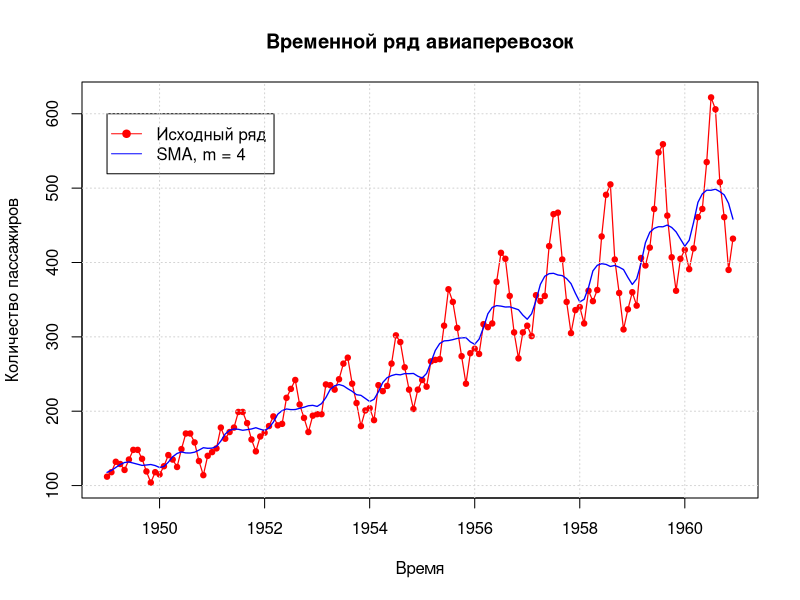
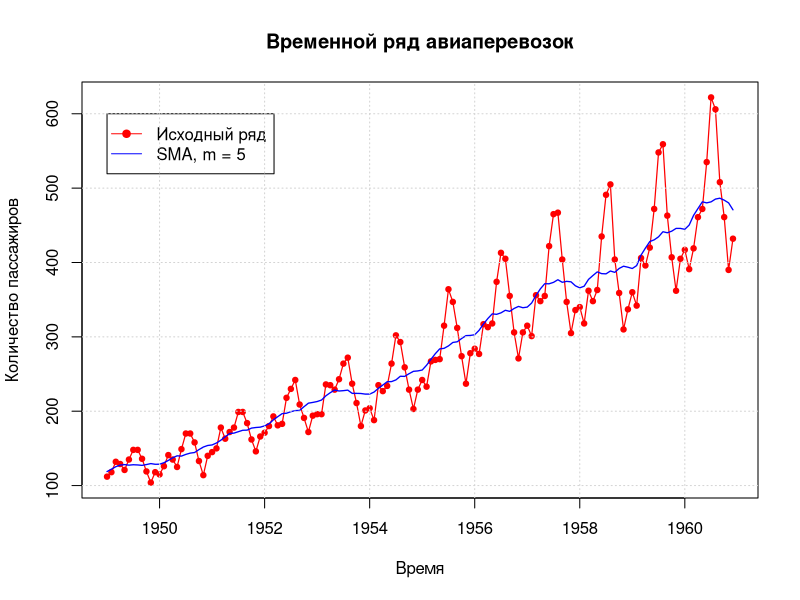
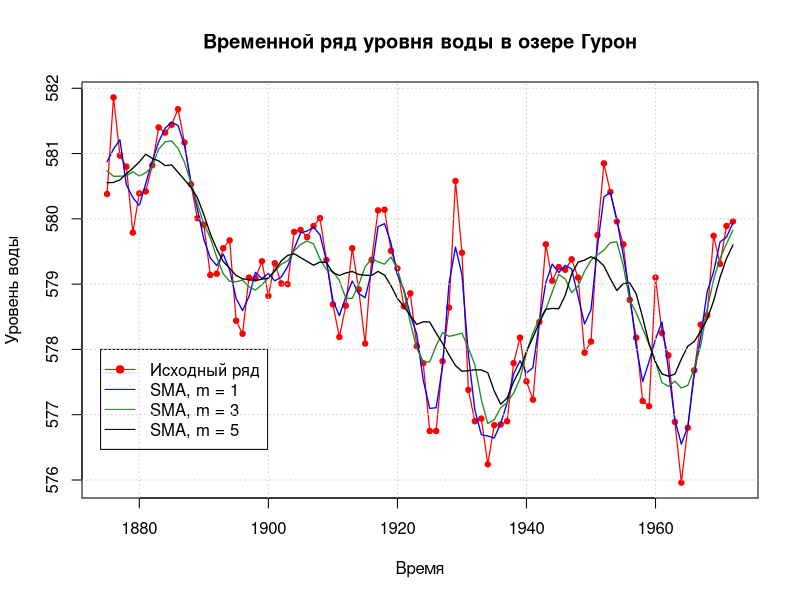
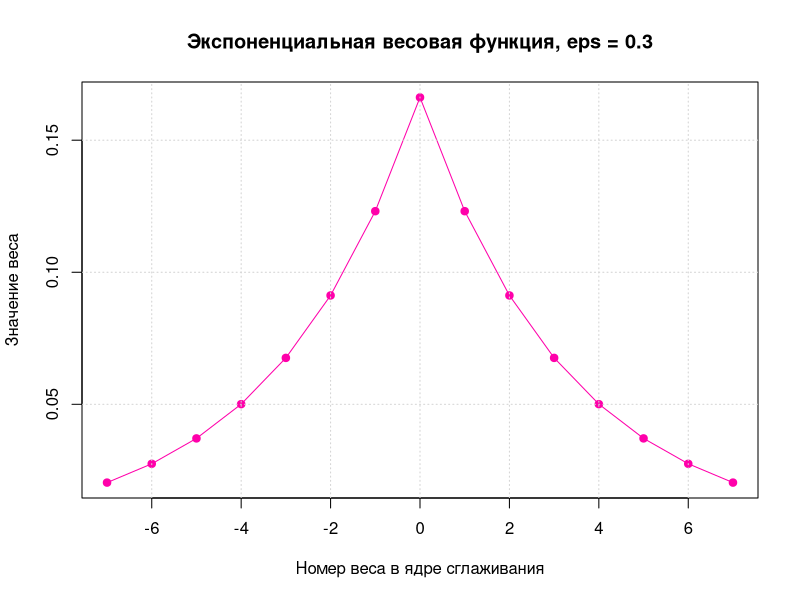
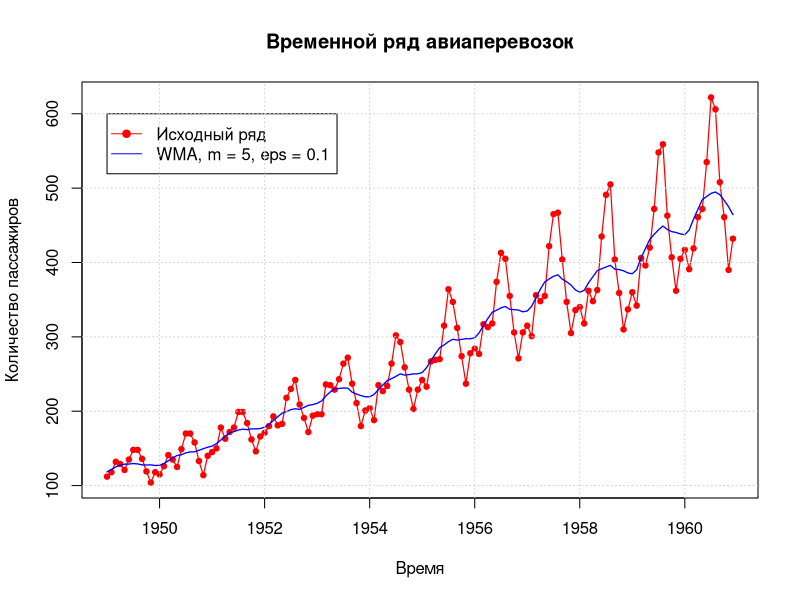
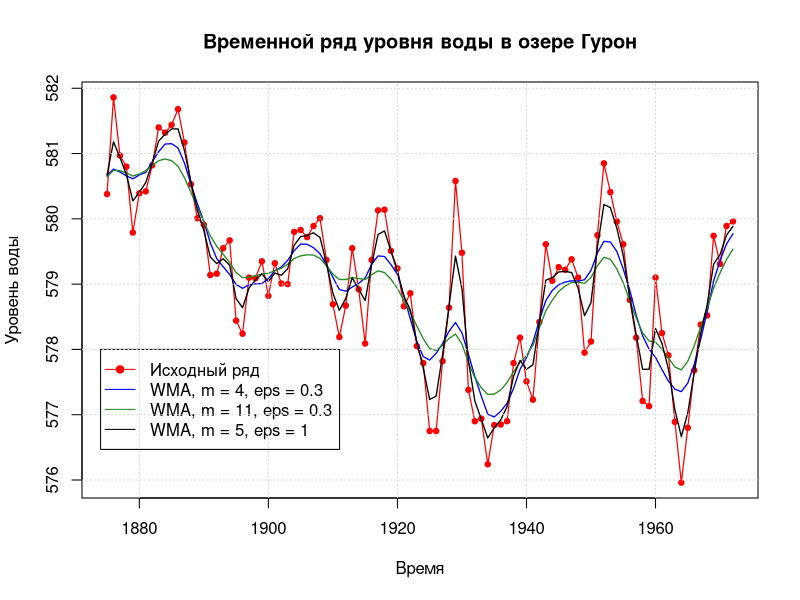
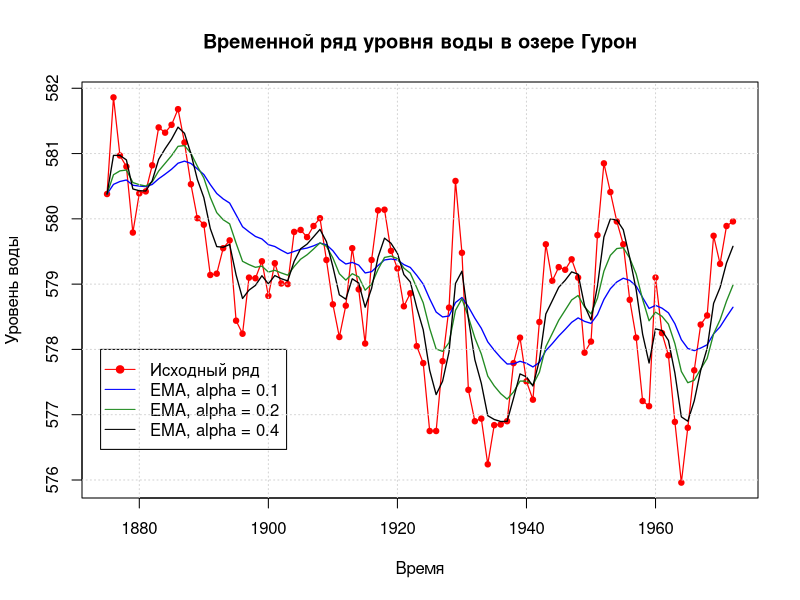
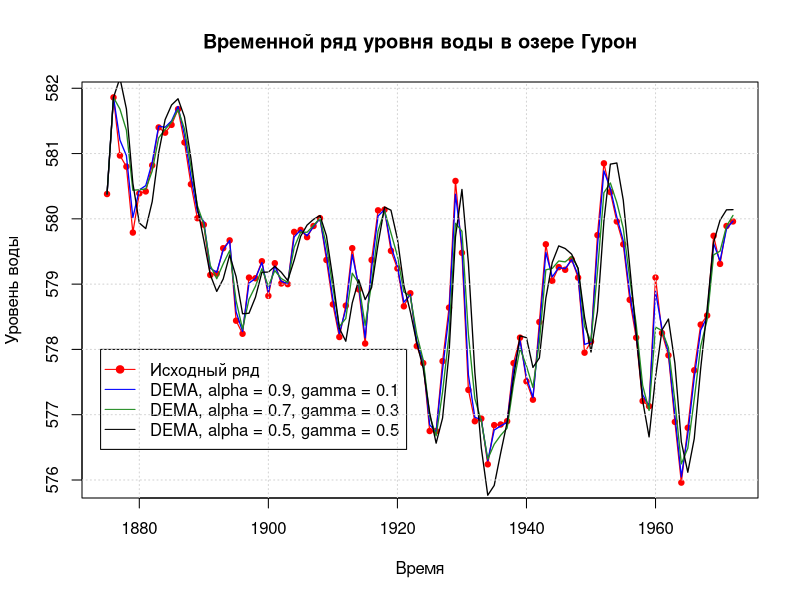

These charts were generated, in order, by the following R code:
## ---- chunk 1
knitr::opts_chunk$set(echo = FALSE, dev="cairo_pdf", dpi = 500, out.width="60%", fig.align='center')
library(dplyr)
library(stringr)
library(ggplot2)
library(GGally)
## ---- chunk 2
SMA <- function(series, width=3, weights=NA) {
  if (width < 0) {
    width <- 1
  }
  
  if (width %% 2 == 0) {
    width <- width + 1
  }
  
  if (any(is.na(weights))) {
    weights <- rep(1/width, width)
  }
  
  n <- length(series)
  new_data <- numeric(length = n - width + 1)
  for (i in (1 + (width - 1) / 2):(n - (width - 1) / 2)) {
    new_data[i - (width - 1) / 2] <- sum(series[(i - (width - 1) / 2):(i + (width - 1) / 2)] * weights)
  }
  return(new_data)
}
## ---- chunk 3
SMA_smooth <- function(data_frame, col, w = 3, pad = 1, weights = NA, name="WMA") {
  if (w > nrow(data_frame)) {
    cat("\nwindow size greater than number of values, window size set to maximum_possible")
    w <- nrow(data_frame)
  }
  
  if (pad < 0) {
    pad <- 0
  }
  
  if (pad > floor(w/2)) {
    pad <- floor(w/2)
  }
  
  if (any(is.na(weights))) {
    name <- "SMA"
  }
  
  padded_ts <- data_frame[, col]
  padded_ts <- c(rep(padded_ts[1], pad), 
                 padded_ts, 
                 rep(padded_ts[nrow(data_frame)], pad))
  
  smoothed_ts <- SMA(padded_ts, w, weights)
  data_frame[, paste0(col, "_smoothed_", name)] <- smoothed_ts
  return(data_frame)
}
## ---- chunk 4
df <- data.frame(time = as.numeric(time(AirPassengers)), flights = as.numeric(AirPassengers))
df <- SMA_smooth(df, "flights", 9, 4)

plot(df$time, df$flights, type = "o", pch = 19, col = "red", cex = I(0.7), lwd = I(1.2), 
     main = "Временной ряд авиаперевозок",
     xlab = "Время",
     ylab = "Количество пассажиров")
lines(df$time, df$flights_smoothed_SMA, col = "blue", lwd = I(1.3))
legend(x = 1949, y = 600, 
       legend = c("Исходный ряд", "SMA, m = 4"),
       col = c("red", "blue"),
       pch = c(19, -1),
       lty = c(1, 1))
grid()
## ---- chunk 5
df <- data.frame(time = as.numeric(time(AirPassengers)), flights = as.numeric(AirPassengers))
df <- SMA_smooth(df, "flights", 11, 5)

plot(df$time, df$flights, type = "o", pch = 19, col = "red", cex = I(0.7), lwd = I(1.2), 
     main = "Временной ряд авиаперевозок",
     xlab = "Время",
     ylab = "Количество пассажиров")
lines(df$time, df$flights_smoothed_SMA, col = "blue", lwd = I(1.3))
legend(x = 1949, y = 600, 
       legend = c("Исходный ряд", "SMA, m = 5"),
       col = c("red", "blue"),
       pch = c(19, -1),
       lty = c(1, 1))
grid()
## ---- chunk 6
df_huron <- data.frame(time = as.numeric(time(LakeHuron)), height = as.numeric(LakeHuron))

plot(df_huron$time, df_huron$height, type = "o", pch = 19, col = "red", cex = I(0.7), lwd = I(1.2), 
     main = "Временной ряд уровня воды в озере Гурон",
     xlab = "Время",
     ylab = "Уровень воды")
df_huron <- SMA_smooth(df_huron, "height", 3, 1)
lines(df_huron$time, df_huron$height_smoothed_SMA, col = "blue", lwd = I(1.3))
df_huron <- SMA_smooth(df_huron, "height", 7, 3)
lines(df_huron$time, df_huron$height_smoothed_SMA, col = "forestgreen", lwd = I(1.3))
df_huron <- SMA_smooth(df_huron, "height", 11, 5)
lines(df_huron$time, df_huron$height_smoothed_SMA, col = "black", lwd = I(1.3))
legend(x = 1874, y = 578, 
       legend = c("Исходный ряд", "SMA, m = 1", "SMA, m = 3", "SMA, m = 5"),
       col = c("red", "blue", "forestgreen", "black"),
       pch = c(19, -1, -1, -1),
       lty = c(1, 1, 1, 1))
grid()
## ---- chunk 7
exponential_weights <- function(eps, w) {
  weights <- eps * exp(-eps * abs(-((w-1)/2):((w-1)/2)))
  return(weights / sum(weights))
}
## ---- chunk 8
plot(x = -7:7, y = exponential_weights(0.3, w = 15), type ="o", pch = 19, 
     main = "Экспоненциальная весовая функция, eps = 0.3",
     xlab = "Номер веса в ядре сглаживания",
     ylab = "Значение веса", col = "#FF00AA")
grid()
## ---- chunk 9
df <- SMA_smooth(df, "flights", 11, 5, weights=exponential_weights(0.1, 11))

plot(df$time, df$flights, type = "o", pch = 19, col = "red", cex = I(0.7), lwd = I(1.2), 
     main = "Временной ряд авиаперевозок",
     xlab = "Время",
     ylab = "Количество пассажиров")
lines(df$time, df$flights_smoothed_WMA, col = "blue", lwd = I(1.3))
legend(x = 1949, y = 600, 
       legend = c("Исходный ряд", "WMA, m = 5, eps = 0.1"),
       col = c("red", "blue"),
       pch = c(19, -1, -1),
       lty = c(1, 1, 1))
grid()
## ---- chunk 10
df_huron <- data.frame(time = as.numeric(time(LakeHuron)), height = as.numeric(LakeHuron))

plot(df_huron$time, df_huron$height, type = "o", pch = 19, col = "red", cex = I(0.7), lwd = I(1.2), 
     main = "Временной ряд уровня воды в озере Гурон",
     xlab = "Время",
     ylab = "Уровень воды")
df_huron <- SMA_smooth(df_huron, "height", 9, 4, exponential_weights(eps=0.3, 9))
lines(df_huron$time, df_huron$height_smoothed_WMA, col = "blue", lwd = I(1.3))
df_huron <- SMA_smooth(df_huron, "height", 21, 11, exponential_weights(eps=0.3, 21))
lines(df_huron$time, df_huron$height_smoothed_WMA, col = "forestgreen", lwd = I(1.3))
df_huron <- SMA_smooth(df_huron, "height", 11, 5, exponential_weights(eps=1, 11))
lines(df_huron$time, df_huron$height_smoothed_WMA, col = "black", lwd = I(1.3))
legend(x = 1874, y = 578, 
       legend = c("Исходный ряд", 
                  "WMA, m = 4, eps = 0.3",
                  "WMA, m = 11, eps = 0.3",
                  "WMA, m = 5, eps = 1"),
       col = c("red", 
               "blue",
               "forestgreen",
               "black"),
       pch = c(19, -1, -1, -1),
       lty = c(1, 1, 1, 1))
grid()
## ---- chunk 11
EMA <- function(data_frame, col, alpha = 0.1) {
  ts <- data_frame[, col]
  for (i in 2:length(ts)) {
    ts[i] = ts[i - 1] + alpha * (ts[i] - ts[i - 1])
  }
  data_frame[, paste0(col, "_smoothed_EXP")] <- ts
  return(data_frame)
}
## ---- chunk 12
df_huron <- data.frame(time = as.numeric(time(LakeHuron)), height = as.numeric(LakeHuron))

plot(df_huron$time, df_huron$height, type = "o", pch = 19, col = "red", cex = I(0.7), lwd = I(1.2), 
     main = "Временной ряд уровня воды в озере Гурон",
     xlab = "Время",
     ylab = "Уровень воды")
df_huron <- EMA(df_huron, "height", 0.1)
lines(df_huron$time, df_huron$height_smoothed_EXP, col = "blue", lwd = I(1.3))
df_huron <- EMA(df_huron, "height", 0.2)
lines(df_huron$time, df_huron$height_smoothed_EXP, col = "forestgreen", lwd = I(1.3))
df_huron <- EMA(df_huron, "height", 0.4)
lines(df_huron$time, df_huron$height_smoothed_EXP, col = "black", lwd = I(1.3))
legend(x = 1874, y = 578, 
       legend = c("Исходный ряд", 
                  "EMA, alpha = 0.1",
                  "EMA, alpha = 0.2",
                  "EMA, alpha = 0.4"),
       col = c("red", 
               "blue",
               "forestgreen",
               "black"),
       pch = c(19, -1, -1, -1),
       lty = c(1, 1, 1, 1))
grid()
## ---- chunk 13
DEMA <- function(data_frame, col, alpha=0.1, gamma=0.1) {
  ts <- data_frame[, col]
  S <- numeric(length(ts))
  b <- numeric(length(ts))
  S[1] <- ts[1]
  b[1] <- ts[2] - ts[1]
  for (i in 2:length(ts)) {
    S[i] <- alpha * ts[i] + (1 - alpha) * (S[i - 1] + b[i - 1])
    b[i] <- gamma * (S[i] - S[i - 1]) + (1 - gamma) * b[i - 1]
  }
  data_frame[, paste0(col, "_smoothed_DEMA")] <- S
  return(data_frame)
}
## ---- chunk 14
df <- DEMA(data_frame = df, col = "flights", alpha = 0.1, gamma = 0.9)


df_huron <- data.frame(time = as.numeric(time(LakeHuron)), height = as.numeric(LakeHuron))

plot(df_huron$time, df_huron$height, type = "o", pch = 19, col = "red", cex = I(0.7), lwd = I(1.2), 
     main = "Временной ряд уровня воды в озере Гурон",
     xlab = "Время",
     ylab = "Уровень воды")
df_huron <- DEMA(df_huron, "height", 0.9, 0.1)
lines(df_huron$time, df_huron$height_smoothed_DEMA, col = "blue", lwd = I(1.3))
df_huron <- DEMA(df_huron, "height", 0.7, 0.3)
lines(df_huron$time, df_huron$height_smoothed_DEMA, col = "forestgreen", lwd = I(1.3))
df_huron <- DEMA(df_huron, "height", 0.5, 0.9)
lines(df_huron$time, df_huron$height_smoothed_DEMA, col = "black", lwd = I(1.3))
legend(x = 1874, y = 578, 
       legend = c("Исходный ряд", 
                  "DEMA, alpha = 0.9, gamma = 0.1",
                  "DEMA, alpha = 0.7, gamma = 0.3",
                  "DEMA, alpha = 0.5, gamma = 0.5"),
       col = c("red", 
               "blue",
               "forestgreen",
               "black"),
       pch = c(19, -1, -1, -1),
       lty = c(1, 1, 1, 1))
grid()
## ---- chunk 15
Box.test(x = df$flights - df$flights_smoothed_DEMA, lag = 5, type = "Ljung-Box")
